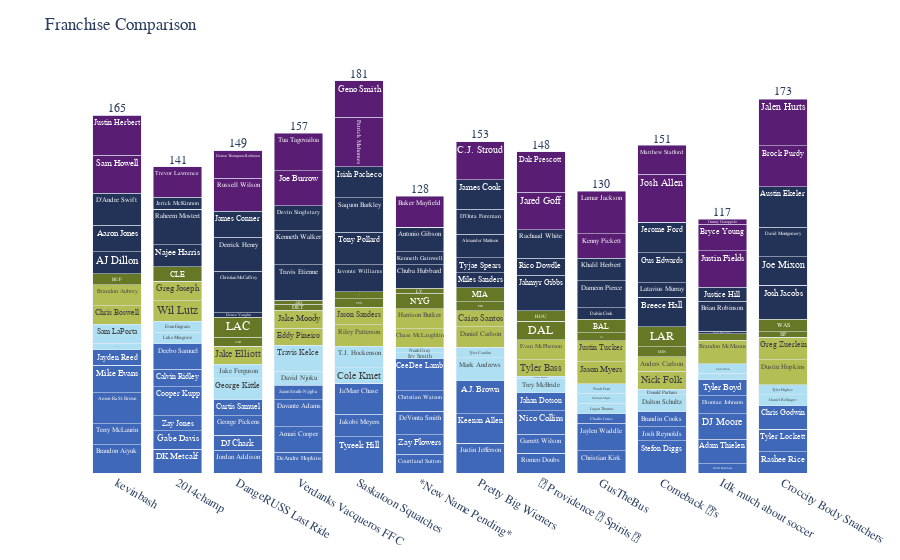

Notebook code cell kept with this figure:
### Code cell
# Sum points across the season
optimized = getSeasonTotals(optimized)
# Visualize
fig = compareFranchises(optimized, how='relative')
fig.show()

### Figure 1 — Plotly figure (JSON) as saved in the notebook; plotly's stock layout.template omitted (floating-point values rounded to 4 significant figures; data arrays with more than 128 entries replaced by an {"elided": "..."} marker saying what was removed)
{"data": [{"alignmentgroup": "True", "customdata": {"elided": "130x3 mixed values"}, "hovertemplate": "<b>%{hovertext}</b><br><br>Relative Value=%{y}<br>Predicted Points=%{customdata[0]}<extra></extra>", "hovertext": {"elided": "130 str values"}, "legendgroup": "WR", "marker": {"color": "#4068B8", "pattern": {"shape": ""}}, "name": "WR", "offsetgroup": "WR", "orientation": "v", "showlegend": true, "text": {"elided": "130 str values"}, "textposition": "inside", "type": "bar", "x": {"elided": "130 str values"}, "xaxis": "x", "y": {"elided": "130 float values"}, "yaxis": "y"}, {"alignmentgroup": "True", "customdata": {"elided": "75x3 mixed values"}, "hovertemplate": "<b>%{hovertext}</b><br><br>Relative Value=%{y}<br>Predicted Points=%{customdata[0]}<extra></extra>", "hovertext": ["Logan Thomas", "Colby Parkinson", "John Bates", "David Njoku", "Trevon Wesco", "Dalton Schultz", "C.J. Uzomah", "Irv Smith", "Geoff Swaim", "Johnny Mundt", "Chigoziem Okonkwo", "Blake Bell", "Travis Kelce", "Luke Schoonmaker", "Michael Mayer", "Gerald Everett", "Charlie Kolar", "Harrison Bryant", "Josiah Deguara", "Will Dissly", "Mitchell Wilcox", "David Wells", "Durham Smythe", "Austin Hooper", "Donald Parham", "Mark Andrews", "Noah Fant", "Josh Whyle", "Pat Freiermuth", "Ian Thomas", "Charlie Woerner", "Ross Dwelley", "Stone Smartt", "Drew Sample", "Marcedes Lewis", "Cole Kmet", "Jordan Akins", "Luke Musgrave", "Dalton Kincaid", "Connor Heyward", "Brock Wright", "Albert Okwuegbunam", "George Kittle", "Brevin Jordan", "Julian Hill", "Adam Trautman", "Hayden Hurst", "Tyler Conklin", "Robert Tonyan", "Chris Manhertz", "Evan Engram", "Quintin Morris", "Trey McBride", "James Mitchell", "Darnell Washington", "Jack Stoll", "Brycen Hopkins", "Hunter Long", "Peyton Hendershot", "Daniel Bellinger", "Tucker Kraft", "Tommy Tremble", "Josh Oliver", "Tyler Higbee", "Jeremy Ruckert", "Brenton Strange", "Sam LaPorta", "Grant Calcaterra", "Isaiah Likely", "Luke Farrell", "Jake Ferguson", "T.J. Hockenson", "Ko Kieft", "Cade Otton", "Noah Gray"], "legendgroup": "TE", "marker": {"color": "#AEDFF2", "pattern": {"shape": ""}}, "name": "TE", "offsetgroup": "TE", "orientation": "v", "showlegend": true, "text": ["Logan Thomas", "Colby Parkinson", "John Bates", "David Njoku", "Trevon Wesco", "Dalton Schultz", "C.J. Uzomah", "Irv Smith", "Geoff Swaim", "Johnny Mundt", "Chigoziem Okonkwo", "Blake Bell", "Travis Kelce", "Luke Schoonmaker", "Michael Mayer", "Gerald Everett", "Charlie Kolar", "Harrison Bryant", "Josiah Deguara", "Will Dissly", "Mitchell Wilcox", "David Wells", "Durham Smythe", "Austin Hooper", "Donald Parham", "Mark Andrews", "Noah Fant", "Josh Whyle", "Pat Freiermuth", "Ian Thomas", "Charlie Woerner", "Ross Dwelley", "Stone Smartt", "Drew Sample", "Marcedes Lewis", "Cole Kmet", "Jordan Akins", "Luke Musgrave", "Dalton Kincaid", "Connor Heyward", "Brock Wright", "Albert Okwuegbunam", "George Kittle", "Brevin Jordan", "Julian Hill", "Adam Trautman", "Hayden Hurst", "Tyler Conklin", "Robert Tonyan", "Chris Manhertz", "Evan Engram", "Quintin Morris", "Trey McBride", "James Mitchell", "Darnell Washington", "Jack Stoll", "Brycen Hopkins", "Hunter Long", "Peyton Hendershot", "Daniel Bellinger", "Tucker Kraft", "Tommy Tremble", "Josh Oliver", "Tyler Higbee", "Jeremy Ruckert", "Brenton Strange", "Sam LaPorta", "Grant Calcaterra", "Isaiah Likely", "Luke Farrell", "Jake Ferguson", "T.J. Hockenson", "Ko Kieft", "Cade Otton", "Noah Gray"], "textposition": "inside", "type": "bar", "x": ["GusTheBus", null, null, "Verdanks Vacqueros FFC", null, "Comeback 👑’s", null, "*New Name Pending*", null, null, "Pretty Big Wieners", null, "Verdanks Vacqueros FFC", "*New Name Pending*", "GusTheBus", "DangeRUSS Last Ride", null, null, null, null, null, null, "Idk much about soccer ", null, "Comeback 👑’s", "Pretty Big Wieners", "GusTheBus", "📜 Providence 🪬 Spirits 🥂", "Saskatoon Squatches ", null, null, null, null, null, null, "Saskatoon Squatches ", null, "2014champ", "Verdanks Vacqueros FFC", "Croccity Body Snatchers", null, null, "DangeRUSS Last Ride", null, null, "Pretty Big Wieners", "kevinbash", "Pretty Big Wieners", "Comeback 👑’s", null, "2014champ", null, "📜 Providence 🪬 Spirits 🥂", null, "Pretty Big Wieners", null, null, null, null, "Croccity Body Snatchers", null, null, null, "Croccity Body Snatchers", "📜 Providence 🪬 Spirits 🥂", "GusTheBus", "kevinbash", null, "Saskatoon Squatches ", null, "DangeRUSS Last Ride", "Saskatoon Squatches ", null, "Idk much about soccer ", "*New Name Pending*"], "xaxis": "x", "y": [4.925, 0, 0, 6.477, 0, 7.9, 0, 2.7, 0, 0, 0, 0, 12.02, 0, 4.432, 0, 0, 0, 0, 0, 0, 0, 2.943, 0, 2.475, 10.73, 4.5, 0, 0, 0, 0, 0, 0, 0, 0, 7.3, 0, 5.375, 0, 0, 0, 0, 9.71, 0, 0, 0, 3.053, 4.847, 0, 0, 5.125, 0, 6.875, 0, 0, 0, 0, 0, 0, 4.926, 0, 0, 0, 4.736, 0.775, 0, 8.75, 0, 0, 0, 6.655, 9.86, 0, 4.265, 2.688], "yaxis": "y"}, {"alignmentgroup": "True", "customdata": {"elided": "50x3 mixed values"}, "hovertemplate": "<b>%{hovertext}</b><br><br>Relative Value=%{y}<br>Predicted Points=%{customdata[0]}<extra></extra>", "hovertext": ["Riley Patterson", "Ethan Evans", "Trenton Gill", "Jack Fox", "Brandon McManus", "Brad Robbins", "Daniel Carlson", "Jason Myers", "Tyler Bass", "Cairo Santos", "Joey Slye", "Nick Folk", "Tommy Townsend", "Mitch Wishnowsky", "Logan Cooke", "Corey Bojorquez", "Eddy Pineiro", "Wil Lutz", "Sam Martin", "Jamie Gillan", "Greg Joseph", "Justin Tucker", "Tress Way", "Chris Boswell", "Matt Prater", "Jordan Stout", "Ryan Stonehouse", "Jake Camarda", "Jason Sanders", "Bryan Anger", "Michael Dickson", "Jake Elliott", "JK Scott", "Chase McLaughlin", "Jake Bailey", "Jake Moody", "Evan McPherson", "Daniel Whelan", "Cameron Dicker", "Johnny Hekker", "Dustin Hopkins", "Harrison Butker", "Ryan Wright", "Anders Carlson", "Greg Zuerlein", "Riley Dixon", "Pressley Harvin", "AJ Cole", "Daniel Whelan", "Brandon Aubrey"], "legendgroup": "PK", "marker": {"color": "#B3BF54", "pattern": {"shape": ""}}, "name": "PK", "offsetgroup": "PK", "orientation": "v", "showlegend": true, "text": ["Riley Patterson", "Ethan Evans", "Trenton Gill", "Jack Fox", "Brandon McManus", "Brad Robbins", "Daniel Carlson", "Jason Myers", "Tyler Bass", "Cairo Santos", "Joey Slye", "Nick Folk", "Tommy Townsend", "Mitch Wishnowsky", "Logan Cooke", "Corey Bojorquez", "Eddy Pineiro", "Wil Lutz", "Sam Martin", "Jamie Gillan", "Greg Joseph", "Justin Tucker", "Tress Way", "Chris Boswell", "Matt Prater", "Jordan Stout", "Ryan Stonehouse", "Jake Camarda", "Jason Sanders", "Bryan Anger", "Michael Dickson", "Jake Elliott", "JK Scott", "Chase McLaughlin", "Jake Bailey", "Jake Moody", "Evan McPherson", "Daniel Whelan", "Cameron Dicker", "Johnny Hekker", "Dustin Hopkins", "Harrison Butker", "Ryan Wright", "Anders Carlson", "Greg Zuerlein", "Riley Dixon", "Pressley Harvin", "AJ Cole", "Daniel Whelan", "Brandon Aubrey"], "textposition": "inside", "type": "bar", "x": ["Saskatoon Squatches ", null, null, null, "Idk much about soccer ", null, "Pretty Big Wieners", "GusTheBus", "📜 Providence 🪬 Spirits 🥂", "Pretty Big Wieners", "*New Name Pending*", "Comeback 👑’s", null, null, null, null, "Verdanks Vacqueros FFC", "2014champ", null, null, "2014champ", "GusTheBus", null, "kevinbash", "GusTheBus", null, null, null, "Saskatoon Squatches ", null, null, "DangeRUSS Last Ride", null, "*New Name Pending*", null, "Verdanks Vacqueros FFC", "📜 Providence 🪬 Spirits 🥂", null, "Croccity Body Snatchers", null, "Croccity Body Snatchers", "*New Name Pending*", null, "Comeback 👑’s", "Croccity Body Snatchers", null, null, null, null, "kevinbash"], "xaxis": "x", "y": [9.9, 0, 0, 0, 10.95, 0, 9.4, 10.15, 7.55, 7.5, 0, 8.45, 0, 0, 0, 0, 7.7, 9.45, 0, 0, 8.95, 9.6, 0, 8.4, 0, 0, 0, 0, 8.15, 0, 0, 8.15, 0, 8.45, 0, 8.35, 9.4, 0, 0, 0, 11.35, 9.3, 0, 6.655, 10.5, 0, 0, 0, 0, 9.65], "yaxis": "y"}, {"alignmentgroup": "True", "customdata": [[4.71, "MIN", "DEF"], [2.97, "KC", "DEF"], [-0.19, "DEN", "DEF"], [-0.1226, "CIN", "DEF"], [-0.796, "CHI", "DEF"], [3.99, "TEN", "DEF"], [9.606, "NYG", "DEF"], [2.636, "SF", "DEF"], [4.139, "PHI", "DEF"], [5.119, "BUF", "DEF"], [2.729, "DET", "DEF"], [6.335, "MIA", "DEF"], [2.452, "GB", "DEF"], [13.55, "LAR", "DEF"], [3.224, "JAX", "DEF"], [4.303, "CAR", "DEF"], [6.591, "CLE", "DEF"], [0.6038, "TB", "DEF"], [13.55, "LAC", "DEF"], [5.621, "WAS", "DEF"], [8.388, "DAL", "DEF"], [9.606, "NYJ", "DEF"], [2.372, "LV", "DEF"], [3.165, "SEA", "DEF"], [2.02, "ARI", "DEF"], [3.679, "PIT", "DEF"], [6.26, "BAL", "DEF"], [4.866, "HOU", "DEF"]], "hovertemplate": "<b>%{hovertext}</b><br><br>Relative Value=%{y}<br>Predicted Points=%{customdata[0]}<extra></extra>", "hovertext": ["MIN", "KC", "DEN", "CIN", "CHI", "TEN", "NYG", "SF", "PHI", "BUF", "DET", "MIA", "GB", "LAR", "JAX", "CAR", "CLE", "TB", "LAC", "WAS", "DAL", "NYJ", "LV", "SEA", "ARI", "PIT", "BAL", "HOU"], "legendgroup": "DEF", "marker": {"color": "#667825", "pattern": {"shape": ""}}, "name": "DEF", "offsetgroup": "DEF", "orientation": "v", "showlegend": true, "text": ["MIN", "KC", "DEN", "CIN", "CHI", "TEN", "NYG", "SF", "PHI", "BUF", "DET", "MIA", "GB", "LAR", "JAX", "CAR", "CLE", "TB", "LAC", "WAS", "DAL", "NYJ", "LV", "SEA", "ARI", "PIT", "BAL", "HOU"], "textposition": "inside", "type": "bar", "x": ["Comeback 👑’s", "Idk much about soccer ", "Croccity Body Snatchers", "Pretty Big Wieners", "2014champ", "Saskatoon Squatches ", "*New Name Pending*", "Croccity Body Snatchers", "Pretty Big Wieners", "kevinbash", "Verdanks Vacqueros FFC", "Pretty Big Wieners", "DangeRUSS Last Ride", "Comeback 👑’s", "Saskatoon Squatches ", "DangeRUSS Last Ride", "2014champ", "Comeback 👑’s", "DangeRUSS Last Ride", "Croccity Body Snatchers", "📜 Providence 🪬 Spirits 🥂", "📜 Providence 🪬 Spirits 🥂", "*New Name Pending*", "Saskatoon Squatches ", "Verdanks Vacqueros FFC", "GusTheBus", "GusTheBus", "📜 Providence 🪬 Spirits 🥂"], "xaxis": "x", "y": [4.71, 2.97, 0, 0, 0, 3.99, 7.026, 2.636, 4.139, 5.119, 2.729, 6.335, 0, 9.178, 3.224, 4.303, 6.591, 0, 9.178, 5.621, 8.388, 0, 2.372, 0, 2.02, 3.679, 6.26, 4.866], "yaxis": "y"}, {"alignmentgroup": "True", "customdata": {"elided": "86x3 mixed values"}, "hovertemplate": "<b>%{hovertext}</b><br><br>Relative Value=%{y}<br>Predicted Points=%{customdata[0]}<extra></extra>", "hovertext": ["Chase Edmonds", "Javonte Williams", "AJ Dillon", "Breece Hall", "Dalvin Cook", "Deuce Vaughn", "Zach Charbonnet", "Josh Jacobs", "Miles Sanders", "Elijah Dotson", "Zamir White", "Emanuel Wilson", "Travis Homer", "Roschon Johnson", "Raheem Blackshear", "Najee Harris", "Dare Ogunbowale", "Chuba Hubbard", "Zach Evans", "Ty Chandler", "Jaylen Warren", "Emari Demercado", "Damien Harris", "Joe Mixon", "Tank Bigsby", "DeeJay Dallas", "Aaron Jones", "David Montgomery", "Tyjae Spears", "Travis Etienne", "Kenneth Gainwell", "Deon Jackson", "Samaje Perine", "Dameon Pierce", "Kenneth Walker", "Trayveon Williams", "Latavius Murray", "Reggie Gilliam", "Jahmyr Gibbs", "Isaiah Spiller", "Raheem Mostert", "Gus Edwards", "Anthony McFarland", "Keaontay Ingram", "Rashaad Penny", "Chris Rodriguez", "Antonio Gibson", "Joshua Kelley", "Tony Pollard", "Saquon Barkley", "Matt Breida", "Christian McCaffrey", "D'Ernest Johnson", "Jerome Ford", "Ke'Shawn Vaughn", "Derrick Henry", "Jerick McKinnon", "Julius Chestnut", "Austin Ekeler", "Mike Boone", "Alexander Mattison", "Rico Dowdle", "Jordan Mason", "Tyrion Davis-Price", "Michael Carter", "Sean Tucker", "James Conner", "D'Onta Foreman", "Isiah Pacheco", "Brian Robinson", "Elijah Mitchell", "Devin Singletary", "D'Andre Swift", "Clyde Edwards-Helaire", "Khalil Herbert", "Brandon Bolden", "Andrew Beck", "Chris Evans", "Rachaad White", "James Cook", "Justice Hill", "Ameer Abdullah", "Pierre Strong", "Boston Scott", "Jaleel McLaughlin", "Salvon Ahmed"], "legendgroup": "RB", "marker": {"color": "#233257", "pattern": {"shape": ""}}, "name": "RB", "offsetgroup": "RB", "orientation": "v", "showlegend": true, "text": ["Chase Edmonds", "Javonte Williams", "AJ Dillon", "Breece Hall", "Dalvin Cook", "Deuce Vaughn", "Zach Charbonnet", "Josh Jacobs", "Miles Sanders", "Elijah Dotson", "Zamir White", "Emanuel Wilson", "Travis Homer", "Roschon Johnson", "Raheem Blackshear", "Najee Harris", "Dare Ogunbowale", "Chuba Hubbard", "Zach Evans", "Ty Chandler", "Jaylen Warren", "Emari Demercado", "Damien Harris", "Joe Mixon", "Tank Bigsby", "DeeJay Dallas", "Aaron Jones", "David Montgomery", "Tyjae Spears", "Travis Etienne", "Kenneth Gainwell", "Deon Jackson", "Samaje Perine", "Dameon Pierce", "Kenneth Walker", "Trayveon Williams", "Latavius Murray", "Reggie Gilliam", "Jahmyr Gibbs", "Isaiah Spiller", "Raheem Mostert", "Gus Edwards", "Anthony McFarland", "Keaontay Ingram", "Rashaad Penny", "Chris Rodriguez", "Antonio Gibson", "Joshua Kelley", "Tony Pollard", "Saquon Barkley", "Matt Breida", "Christian McCaffrey", "D'Ernest Johnson", "Jerome Ford", "Ke'Shawn Vaughn", "Derrick Henry", "Jerick McKinnon", "Julius Chestnut", "Austin Ekeler", "Mike Boone", "Alexander Mattison", "Rico Dowdle", "Jordan Mason", "Tyrion Davis-Price", "Michael Carter", "Sean Tucker", "James Conner", "D'Onta Foreman", "Isiah Pacheco", "Brian Robinson", "Elijah Mitchell", "Devin Singletary", "D'Andre Swift", "Clyde Edwards-Helaire", "Khalil Herbert", "Brandon Bolden", "Andrew Beck", "Chris Evans", "Rachaad White", "James Cook", "Justice Hill", "Ameer Abdullah", "Pierre Strong", "Boston Scott", "Jaleel McLaughlin", "Salvon Ahmed"], "textposition": "inside", "type": "bar", "x": ["kevinbash", "Saskatoon Squatches ", "kevinbash", "Comeback 👑’s", "GusTheBus", "DangeRUSS Last Ride", "Idk much about soccer ", "Croccity Body Snatchers", "Pretty Big Wieners", null, null, null, null, "📜 Providence 🪬 Spirits 🥂", "kevinbash", "2014champ", null, "*New Name Pending*", "Croccity Body Snatchers", "kevinbash", "Saskatoon Squatches ", "Saskatoon Squatches ", "2014champ", "Croccity Body Snatchers", "Comeback 👑’s", null, "kevinbash", "Croccity Body Snatchers", "Pretty Big Wieners", "Verdanks Vacqueros FFC", "*New Name Pending*", null, "GusTheBus", "GusTheBus", "Verdanks Vacqueros FFC", null, "Comeback 👑’s", null, "📜 Providence 🪬 Spirits 🥂", null, "2014champ", "Comeback 👑’s", null, "2014champ", null, "GusTheBus", "*New Name Pending*", "2014champ", "Saskatoon Squatches ", "Saskatoon Squatches ", null, "DangeRUSS Last Ride", null, "Comeback 👑’s", null, "DangeRUSS Last Ride", "2014champ", null, "Croccity Body Snatchers", null, "Pretty Big Wieners", "📜 Providence 🪬 Spirits 🥂", null, "Idk much about soccer ", null, null, "DangeRUSS Last Ride", "Pretty Big Wieners", "Saskatoon Squatches ", "Idk much about soccer ", "Verdanks Vacqueros FFC", "Verdanks Vacqueros FFC", "kevinbash", "*New Name Pending*", "GusTheBus", null, null, null, "📜 Providence 🪬 Spirits 🥂", "Pretty Big Wieners", "Idk much about soccer ", null, null, null, "Comeback 👑’s", null], "xaxis": "x", "y": [0, 12.37, 10.11, 13.49, 5.285, 1.97, 0, 15.78, 6.99, 0, 0, 0, 0, 0, 0, 10.29, 0, 10.85, 0, 0, 0, 0, 0, 13.06, 0, 0, 12.26, 13.75, 6.85, 16.29, 6.07, 0, 0, 12.48, 15.73, 0, 6.825, 0, 16.33, 0, 16.31, 13.75, 0, 0, 0, 0, 11.35, 0, 15.02, 15.79, 0, 19.23, 0, 14.01, 0, 15.62, 5.46, 0, 18.62, 0, 10.81, 8.025, 0, 1.124, 0, 0, 12.05, 11.5, 14.31, 13.95, 0, 11.56, 14.86, 0, 10.4, 0, 0, 0, 13.15, 13.7, 6.395, 0, 0, 0, 0, 0], "yaxis": "y"}, {"alignmentgroup": "True", "customdata": {"elided": "53x3 mixed values"}, "hovertemplate": "<b>%{hovertext}</b><br><br>Relative Value=%{y}<br>Predicted Points=%{customdata[0]}<extra></extra>", "hovertext": ["Kyler Murray", "Blaine Gabbert", "Tyson Bagent", "Nick Mullens", "Marcus Mariota", "Mason Rudolph", "C.J. Stroud", "Jacoby Brissett", "Sam Howell", "Josh Allen", "Jarrett Stidham", "Mike White", "Malik Willis", "Kyle Allen", "Teddy Bridgewater", "Russell Wilson", "Brock Purdy", "Jared Goff", "Joshua Dobbs", "Joe Burrow", "Stetson Bennett", "Brandon Allen", "Trevor Lawrence", "Mitch Trubisky", "Justin Fields", "Kenny Pickett", "Easton Stick", "Tyler Huntley", "Bryce Young", "Kyle Trask", "Dorian Thompson-Robinson", "Baker Mayfield", "Sean Clifford", "Lamar Jackson", "Justin Herbert", "Patrick Mahomes", "Ryan Tannehill", "Jimmy Garoppolo", "Cooper Rush", "Jordan Love", "Jake Browning", "Zach Wilson", "Jalen Hurts", "Tua Tagovailoa", "Geno Smith", "C.J. Beathard", "Brian Hoyer", "Andy Dalton", "Sam Darnold", "Matthew Stafford", "Dak Prescott", "Drew Lock", "Davis Mills"], "legendgroup": "QB", "marker": {"color": "#591D73", "pattern": {"shape": ""}}, "name": "QB", "offsetgroup": "QB", "orientation": "v", "showlegend": true, "text": ["Kyler Murray", "Blaine Gabbert", "Tyson Bagent", "Nick Mullens", "Marcus Mariota", "Mason Rudolph", "C.J. Stroud", "Jacoby Brissett", "Sam Howell", "Josh Allen", "Jarrett Stidham", "Mike White", "Malik Willis", "Kyle Allen", "Teddy Bridgewater", "Russell Wilson", "Brock Purdy", "Jared Goff", "Joshua Dobbs", "Joe Burrow", "Stetson Bennett", "Brandon Allen", "Trevor Lawrence", "Mitch Trubisky", "Justin Fields", "Kenny Pickett", "Easton Stick", "Tyler Huntley", "Bryce Young", "Kyle Trask", "Dorian Thompson-Robinson", "Baker Mayfield", "Sean Clifford", "Lamar Jackson", "Justin Herbert", "Patrick Mahomes", "Ryan Tannehill", "Jimmy Garoppolo", "Cooper Rush", "Jordan Love", "Jake Browning", "Zach Wilson", "Jalen Hurts", "Tua Tagovailoa", "Geno Smith", "C.J. Beathard", "Brian Hoyer", "Andy Dalton", "Sam Darnold", "Matthew Stafford", "Dak Prescott", "Drew Lock", "Davis Mills"], "textposition": "inside", "type": "bar", "x": ["Croccity Body Snatchers", null, "*New Name Pending*", null, null, null, "Pretty Big Wieners", null, "kevinbash", "Comeback 👑’s", null, null, null, null, null, "DangeRUSS Last Ride", "Croccity Body Snatchers", "📜 Providence 🪬 Spirits 🥂", "Saskatoon Squatches ", "Verdanks Vacqueros FFC", "*New Name Pending*", null, "2014champ", null, "Idk much about soccer ", "GusTheBus", null, null, "Idk much about soccer ", null, "DangeRUSS Last Ride", "*New Name Pending*", null, "GusTheBus", "kevinbash", "Saskatoon Squatches ", "DangeRUSS Last Ride", "Idk much about soccer ", null, "kevinbash", null, "Verdanks Vacqueros FFC", "Croccity Body Snatchers", "Verdanks Vacqueros FFC", "Saskatoon Squatches ", null, null, null, null, "Comeback 👑’s", "📜 Providence 🪬 Spirits 🥂", null, null], "xaxis": "x", "y": [0, 0, 0, 0, 0, 0, 17.53, 0, 17.39, 22.18, 0, 0, 0, 0, 0, 15.34, 18.84, 17.16, 0, 16.1, 0, 0, 14.02, 0, 16.86, 11.21, 0, 0, 12.22, 0, 12.58, 14.2, 0, 19.7, 18.46, 22.85, 0, 2.24, 0, 0, 0, 0, 21.59, 17.26, 16.8, 0, 0, 0, 0, 13.39, 18.68, 0, 0], "yaxis": "y"}, {"mode": "text", "showlegend": false, "text": [128, 141, 151, 173, 149, 130, 117, 153, 181, 157, 165, 148], "textfont": {"size": 12}, "textposition": "top center", "type": "scatter", "x": ["*New Name Pending*", "2014champ", "Comeback 👑’s", "Croccity Body Snatchers", "DangeRUSS Last Ride", "GusTheBus", "Idk much about soccer ", "Pretty Big Wieners", "Saskatoon Squatches ", "Verdanks Vacqueros FFC", "kevinbash", "📜 Providence 🪬 Spirits 🥂"], "y": [128, 141, 151, 173, 149, 130, 117, 153, 181, 157, 165, 148]}], "layout": {"barmode": "stack", "font": {"family": "Input Serif"}, "legend": {"title": {"text": "position"}, "tracegroupgap": 0}, "margin": {"t": 60}, "plot_bgcolor": "rgba(0,0,0,0)", "showlegend": false, "title": {"text": "Franchise Comparison"}, "xaxis": {"anchor": "y", "domain": [0, 1], "title": {}}, "yaxis": {"anchor": "x", "domain": [0, 1], "title": {"text": "Relative Value"}, "visible": false}}}
